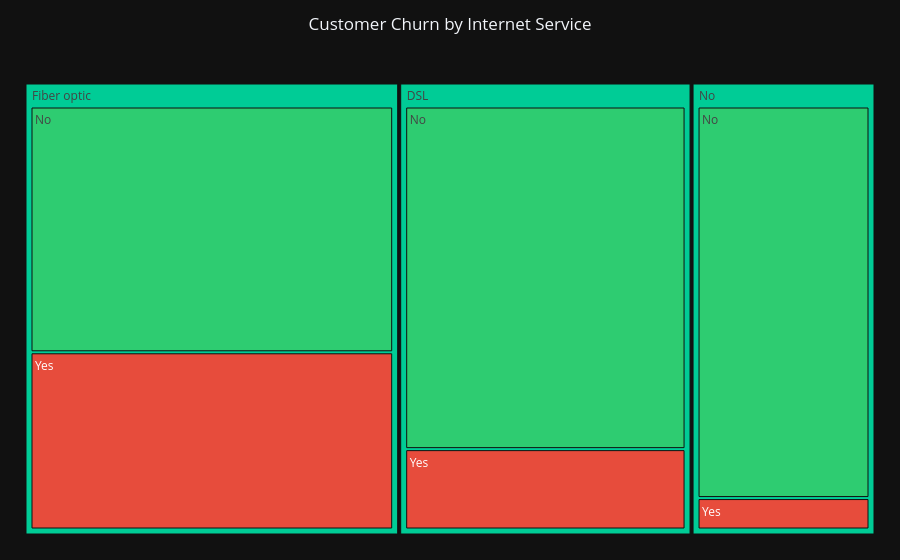

The notebook cell this image was saved under:
### Markdown cell above
<h3>Churn by internet service:</h3>

### Code cell
internet_churn = (
    df.groupby(["InternetService", "Churn"])
    .size()
    .reset_index(name="Number of Customers")
)

print("Customer Count by Internet Service and Churn:")
display(internet_churn)

fig = px.treemap(
    internet_churn,
    path=["InternetService", "Churn"],
    values="Number of Customers",
    color="Churn",
    color_discrete_map={
        "No": "#2ECC71",
        "Yes": "#E74C3C"
    },
    title="Customer Churn by Internet Service",
    template="plotly_dark"
)

fig.update_layout(
    title_x=0.5,
    margin=dict(t=60, l=20, r=20, b=20)
)

fig.show()

### Figure 1 — Plotly figure (JSON) as saved in the notebook; plotly's stock layout.template omitted (floating-point values rounded to 4 significant figures)
{"data": [{"branchvalues": "total", "customdata": [["(?)"], ["(?)"], ["(?)"], ["No"], ["No"], ["No"], ["Yes"], ["Yes"], ["Yes"]], "domain": {"x": [0, 1], "y": [0, 1]}, "hovertemplate": "labels=%{label}<br>Number of Customers=%{value}<br>parent=%{parent}<br>id=%{id}<br>Churn=%{customdata[0]}<extra></extra>", "ids": ["DSL", "Fiber optic", "No", "DSL/No", "Fiber optic/No", "No/No", "DSL/Yes", "Fiber optic/Yes", "No/Yes"], "labels": ["DSL", "Fiber optic", "No", "No", "No", "No", "Yes", "Yes", "Yes"], "marker": {"colors": ["#00cc96", "#00cc96", "#00cc96", "#2ECC71", "#2ECC71", "#2ECC71", "#E74C3C", "#E74C3C", "#E74C3C"]}, "name": "", "parents": ["", "", "", "DSL", "Fiber optic", "No", "DSL", "Fiber optic", "No"], "type": "treemap", "values": [2416.0, 3096.0, 1520.0, 1957.0, 1799.0, 1407.0, 459.0, 1297.0, 113.0]}], "layout": {"legend": {"tracegroupgap": 0}, "margin": {"b": 20, "l": 20, "r": 20, "t": 60}, "title": {"text": "Customer Churn by Internet Service", "x": 0.5}}}
